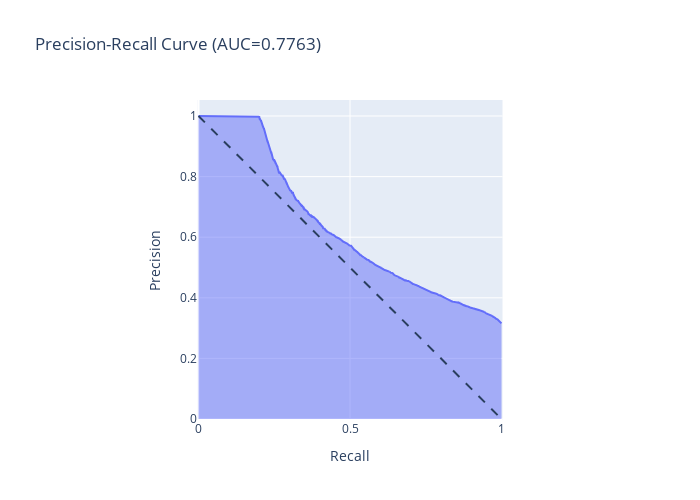

Source (notebook cell):
### Code cell
precision, recall, thresholds = precision_recall_curve(y_test, y_pred_prob_xgb[:,1])

fig = px.area(
    x=recall, y=precision,
    title=f'Precision-Recall Curve (AUC={auc(fpr, tpr):.4f})',
    labels=dict(x='Recall', y='Precision'),
    width=700, height=500
)
fig.add_shape(
    type='line', line=dict(dash='dash'),
    x0=0, x1=1, y0=1, y1=0
)
fig.update_yaxes(scaleanchor="x", scaleratio=1)
fig.update_xaxes(constrain='domain')

fig.show()

### Figure 1 — Plotly figure (JSON) as saved in the notebook; plotly's stock layout.template omitted (floating-point values rounded to 4 significant figures; data arrays with more than 128 entries replaced by an {"elided": "..."} marker saying what was removed)
{"data": [{"hovertemplate": "Recall=%{x}<br>Precision=%{y}<extra></extra>", "legendgroup": "", "line": {"color": "#636efa"}, "mode": "lines", "name": "", "orientation": "v", "showlegend": false, "stackgroup": "1", "type": "scatter", "x": {"elided": "13513 float values"}, "xaxis": "x", "y": {"elided": "13513 float values"}, "yaxis": "y"}], "layout": {"height": 500, "legend": {"tracegroupgap": 0}, "shapes": [{"line": {"dash": "dash"}, "type": "line", "x0": 0, "x1": 1, "y0": 1, "y1": 0}], "title": {"text": "Precision-Recall Curve (AUC=0.7763)"}, "width": 700, "xaxis": {"anchor": "y", "constrain": "domain", "domain": [0, 1], "title": {"text": "Recall"}}, "yaxis": {"anchor": "x", "domain": [0, 1], "scaleanchor": "x", "scaleratio": 1, "title": {"text": "Precision"}}}}
